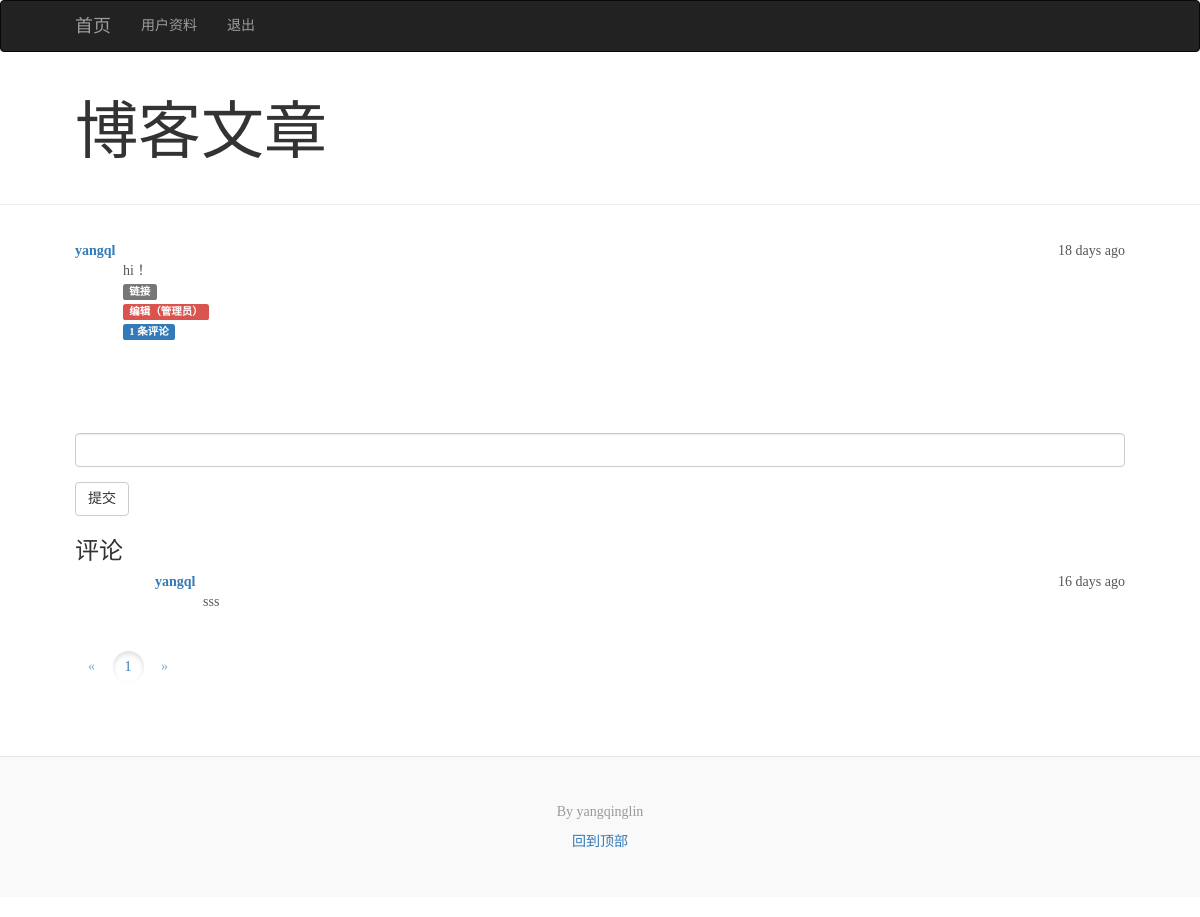
The page /post/2 (signed in) on the database its author committed.
### app/model.py (models this page shows, shortened)
class Post(db.Model):
    __tablename__ = 'posts'
    id = db.Column(db.Integer, primary_key=True)
    body = db.Column(db.Text)
    timestamp = db.Column(db.DateTime, index=True, default=datetime.utcnow)
    author_id = db.Column(db.Integer, db.ForeignKey('users.id'))
    body_html=db.Column(db.Text)
    comments=db.relationship('Comment',backref='post',lazy='dynamic')
    """生产虚拟文章"""
    """生成markdown文本"""

class User(UserMixin, db.Model):
    __tablename__ = 'users'
    id = db.Column(db.Integer, primary_key=True)
    email = db.Column(db.String(64), unique=True, index=True)
    username = db.Column(db.String(64), unique=True, index=True)
    role_id = db.Column(db.Integer, db.ForeignKey('roles.id'))
    password_hash = db.Column(db.String(128))
    posts = db.relationship( 'Post', backref = 'author', lazy = 'dynamic' )
    confirmed = db.Column( db.Boolean, default = False )
    name=db.Column(db.String(64))
    about_me=db.Column(db.Text())
    member_since=db.Column(db.DateTime(),default=datetime.utcnow())
    last_seen=db.Column(db.DateTime(),default=datetime.utcnow())
    comments=db.relationship('Comment',backref='author',lazy='dynamic')
    followed=db.relationship('Follow',
                             foreign_keys=[Follow.follower_id],
                             backref=db.backref('follower',lazy='joined'),
                             lazy='dynamic',
                             cascade='all,delete-orphan')
    followers = db.relationship( 'Follow',
                                foreign_keys = [Follow.followed_id] ,
                                backref = db.backref( 'followed', lazy = 'joined' ),
                                lazy = 'dynamic',
                                cascade = 'all,delete-orphan')
    def ping(self):
        self.last_seen=datetime.utcnow()
        db.session.add(self)
    def can(self,permissions):
        return (self.role is not None) and ((self.role.permissions & permissions) ==permissions)
    @property
    def password( self ):
        raise AttributeError( 'password is not a readable attribute' )

class Comment(db.Model):
    __tablename__='comments'
    id=db.Column(db.Integer,primary_key=True)
    body=db.Column(db.Text)
    body_html=db.Column(db.Text)
    timestamp=db.Column(db.DateTime,index=True,default=datetime.utcnow())
    disabled=db.Column(db.Boolean)
    author_id=db.Column(db.Integer,db.ForeignKey('users.id'))
    post_id=db.Column(db.Integer,db.ForeignKey('posts.id'))

### app/main/views.py (the view, shortened to what this page needs)
@main.route('/post/<int:id>',methods=['GET','POST'])
def post(id):
    post=Post.query.get_or_404(id)
    form=CommentForm()
    page=request.args.get('page',1,type=int)
    if page==-1:
        page=(post.comments.count()-1)/current_app.config['FLASKY_COMMENTS_PER_PAGE']+1
    pagination=post.comments.order_by(Comment.timestamp.asc()).paginate(
        page,per_page = current_app.config['FLASKY_COMMENTS_PER_PAGE'],
        error_out = False
        )
    comments=pagination.items
    return render_template('post.html',posts=[post],form=form,comments=comments,pagination=pagination)

### app/main/forms.py
class CommentForm(FlaskForm):
    body=StringField('',validators = [DataRequired()])
    submit=SubmitField('提交')

### app/author/views.py (called while the page is built)
@auth.before_app_request#获取权限时需要确认账户,若未确认，则跳转到/unconfirmed
def before_request():
    if current_user.is_authenticated :
        current_user.ping()#刷新用户访问时间
        if not current_user.confirmed \
            and request.endpoint [ :5 ] != 'auth.'\
            and request.endpoint != 'static':
            return redirect( url_for( 'auth.unconfirmed'))

### app/main/__init__.py (called while the page is built)
@main.app_context_processor#在模板中创建Permission的上下文
def inject_permission():
    return dict(Permission=Permission)

### app/model.py (called while the page is built)
@login_manager.user_loader
def load_user(user_id):
    return User.query.get(int(user_id))

### app/templates/post.html
{%extends "base.html" %}
{%import "bootstrap/wtf.html" as wtf%}
{%import "_macros_comments.html" as macros %}
{%block blogtitle%}博客文章{%endblock%}
{%block posts%}
{%include '_posts.html'%}
<div>
	{%if current_user.can(Permission.COMMIT)%}
	{{wtf.quick_form(form)}}
	{%endif%}
</div>
{%include '_comments.html'%}
{%endblock posts%}
{%block pagination%}
<nav class="blog-pagination">
{{ macros.pagination_widget(pagination, '.post',posts) }}
</nav>
{%endblock pagination%}

### app/templates/_posts.html (shortened to what this page needs)
<div class="blog-post">
{%for post in posts%}
<div class="post">
	<div class="post-date">
	{{ moment(post.timestamp).fromNow(refresh=True) }}
	</div>
	<div class="post-author">
            <a href="{{ url_for('.user', username=post.author.username) }}">
                {{ post.author.username }}
            </a>
    </div>
    <div class="post-content">
    {%if post.body_html%}
    	{{post.body_html|safe}}
    {%else%}
    	{{ post.body }}
    {%endif%}
    	<div class="post-footer">
    		<a href="{{url_for('.post',id=post.id)}}">
    		<span class="label label-default">链接</span>
    		</a>
        </div>
            {%if current_user == post.author%}
                <a href="{{ url_for('main.edit', id=post.id) }}">
                <span class="label label-primary">编辑</span>
                </a>
            {%elif current_user.is_administrator %}
                <a href="{{ url_for('main.edit', id=post.id) }}">
                    <span class="label label-danger">编辑（管理员）</span>
                </a>
            {%endif %}
            <br>
            <a href="{{url_for('.post',id=post.id)}}#comments">
                <span class="label label-primary">
                    {{post.comments.count()}} 条评论
                </span>
            </a>
    	</div>
    </div>
{%endfor%}
</div>

### app/templates/_comments.html (shortened to what this page needs)
<h3>评论</h3>
{%for comment in comments%}
<ul id="comments">
    <ol>
    <div class="post-date">
	{{ moment(comment.timestamp).fromNow(refresh=True) }}
	</div>
	<div class="post-author">
            <a href="{{ url_for('.user', username=comment.author.username) }}">
                {{ comment.author.username }}
            </a>
    </div>
    <div class="post-content">
            {%if moderate or not comment.disabled %}
                {%if comment.body_html %}
                    {{ comment.body_html | safe }}
                {%else %}
                    {{ comment.body }}
                {%endif %}
            {%endif %}
    </div>
</ol>
</ul>
{%endfor%}

### app/static/css/blog.css (style rules this page uses)
@media (min-width: 48em) { html { font-size: 18px; } }
body { font-family: Georgia, "Times New Roman", Times, serif; color: #555; }
h1, .h1, h2, .h2, h3, .h3, h4, .h4, h5, .h5, h6, .h6 { font-family: "Helvetica Neue", Helvetica, Arial, sans-serif; font-weight: 400; color: #333; }
.blog-pagination { margin-bottom: 4rem; }
.blog-post { margin-bottom: 4rem; }
div.post-date { float: right; }
div.post-author { font-weight: bold; }
div.post-content { margin-left: 48px; min-height: 48px; }

### app/static/css/navbar.css (style rules this page uses)
body { padding-bottom: 20px; }

### rows shown on the page
Post: timestamp "18 days ago", author.username "yangql", body "hi！", comments.count "1"
Comment: timestamp "16 days ago", author.username "yangql", body_html "sss"

### other values the page prints
{{ p }} "1"
